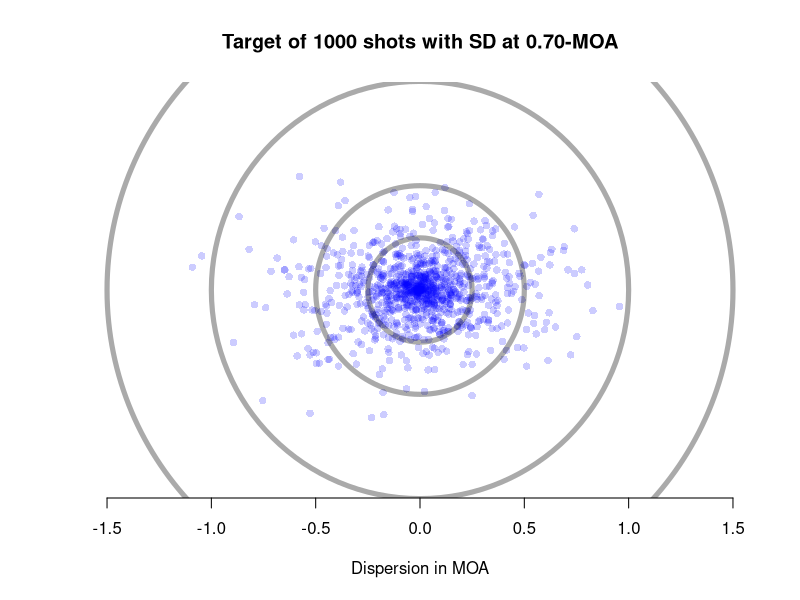
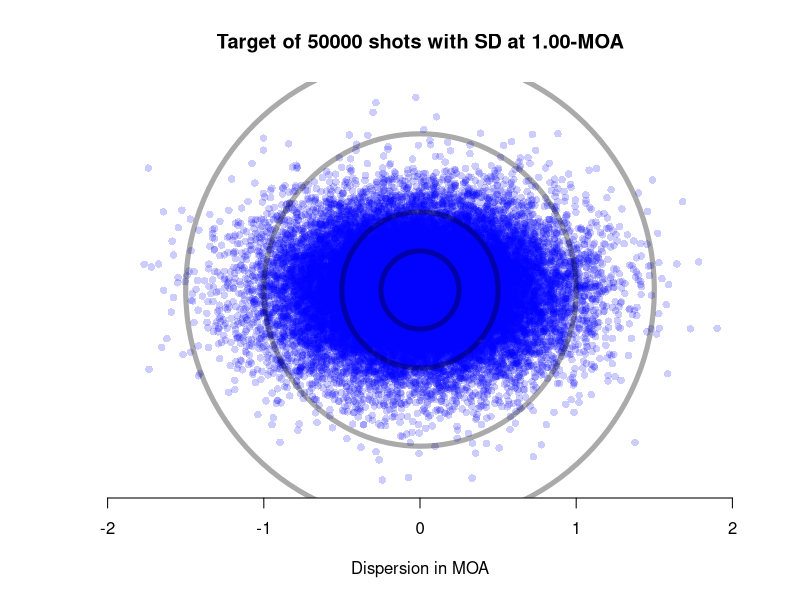
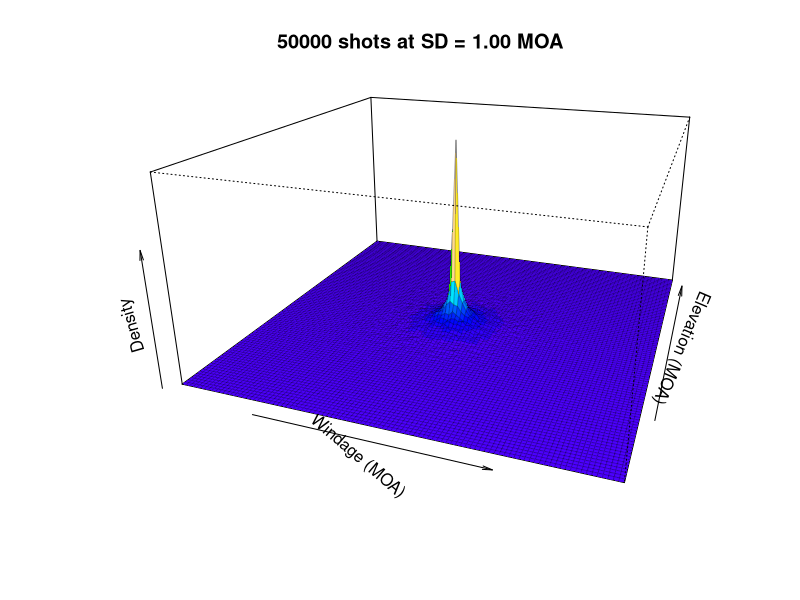

Source code (R) for these figures, in order:
polarx <- function(radius, theta) { radius * cos(theta) }
polary <- function(radius, theta) { radius * sin(theta) }

target <- function(moa, count) {
       r <- rnorm(count*100, 0, moa/2.0);
       r <- sample(r, count);
       a <- (sample(0:100000, count)/100000)*pi;
       p <- list(x=polarx(r,a), y=polary(r,a));
       m <- max(abs(c(p$x,p$y,1.5)));
       l <- c(-m,m);
       t <- c(0.5,1,2,3);
       plot.new();
       frame();
       plot.window(xlim=l,ylim=l);
       points(p,pch=16,col='#0000ff33');
       symbols(rep(0,length(t)),rep(0,length(t)),circles=t/2.0,add=T,lwd=5,inches=F,fg="#00000055")
       axis(1);
       title(main=sprintf("Target of %d shots with SD at %.2f-MOA", count, moa), xlab="Dispersion in MOA");
       list(x=p$x,y=p$y)
}

group <- function(l) {
      x <- l$x;
      y <- l$y;
      md <- 0;
      for(i in 1:length(x)) {
            for(j in 1:length(x)) {
                  dist <- sqrt((x[i] - x[j])^2 + (y[i] - y[j])^2);
                  if(dist > md) md = dist;
            }
      }
      md
}

groups <- function(count,points) {
       sizes <- c();
       for(i in 1:(length(points$x) - count + 1)) {
             p <- list(x=points$x[seq(i,i+count-1)],
                       y=points$y[seq(i,i+count-1)]);
             sizes <- c(sizes,group(p));
       }
       sizes
}

testRifle <- function(moa, count=1000) {
  r <- target(moa,count)
  for(i in 2:20) { 
    gs <- groups(i,r);
    g <- mean(gs);
    s <- sd(gs);
    print(sprintf("%4g %4d shot groups, size: %.2f moa, stdev: %.2f moa, factor: %.2f", floor(count/i), i, g, s, moa/g));
  }
}
testRifle(0.7)

rsurf <- function(moa=1) {
    gran <- 100
    ncol <- 32
    totl <- 50000
    r <- target(moa,totl)
    #r$x <- r$x[r$x > -1.2*moa & r$x < 1.2*moa]
    #r$y <- r$y[r$y > -1.2*moa & r$y < 1.2*moa]
    sx <- split(r$x,cut(r$x, breaks=gran))
    sy <- split(r$y,cut(r$y, breaks=gran))
    pz <- 1:(gran*gran)
    count <- 1
    for(i in 1:gran) {
          for(j in 1:gran) {
                xs <- r$x %in% sx[[j]]
                ys <- r$y %in% sy[[i]]
                pz[count] <- length((1:gran)[xs & ys])
                count <- count + 1
          }
    }
    m <- matrix(pz, gran, gran)
    nr <- nrow(m)
    nc <- ncol(m)
    mf <- m[-1,-1] + m[-1,-nc] + m[-nr,-1] + m[-nr, -nc]
    cols <- cut(mf, ncol)
    ramp <- topo.colors(ncol)[cols]
    persp(seq(min(r$x), max(r$x), length=(gran)),
          seq(min(r$y), max(r$y), length=(gran)),
          m, theta = 20, phi = 20, box=T,
          xlab="Windage (MOA)", ylab="Elevation (MOA)",
          zlab="Density", expand=0.5,
          col=ramp, border="#00000033", bg="black")
    title(main=sprintf("%g shots at SD = %.2f MOA", totl, moa))
    cols
}
c <- rsurf()
